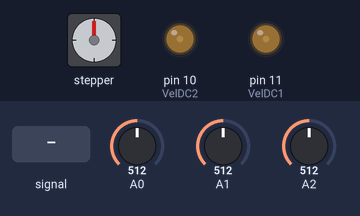
The sketch below on a simulated Arduino Uno, built with avr-gcc and run on an emulated ATmega328P. On the bench: stepper motor, output pins drawn as LEDs (lit = HIGH). Wiring (inferred from the names in the program): stepper motor (2048 steps per turn assumed): coils pin 4, pin 5, pin 6, pin 7. The inputs (shaded band) are chosen by the test bench; at power-on: A2 = 512, A0 = 512, A1 = 512. Pins used as bus, display or sensor lines are not drawn; what the sketch prints to the serial monitor is not drawn.

Above: at 1.2 s.
1.3 s: A1 fed a 200 Hz sine of ±255 counts around its level
4.3 s: A2 set to 669
7.3 s: A2 set to 690
Timing chart, 0 to 10.3 s (numbered marks = the images above; inputs shaded):
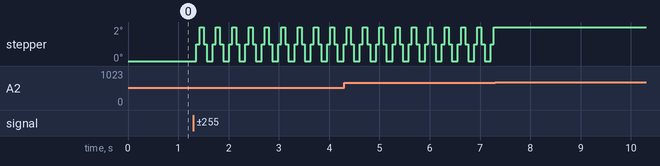

Measured:
- after the input at 1.3 s, stepper: 0° → 1° after 0.06 s, then repeats every 0.32 s: 2° 0.08 s, 1° 0.06 s, 0° 0.12 s, 1° 0.06 s
- after the input at 7.3 s, stepper: stops changing and stays 2°

The sketch:

Nikon_all_arduino1.ino
```cpp
//motori DC
const int DC1ap = 12;
const int DC1an = 13;
const int VelDC1 = 11;
const int DC2ap = 8;
const int DC2an = 9;
const int VelDC2 = 10;
//motore step-to-step
const int a1 = 4;//rosso IN1
const int a2 = 5;//nero IN2
const int b1 = 6;//blue IN3
const int b2 = 7;//verde IN4
int VelStS = 10;
//telecomando
const int tele = 3;

void dcOra(int mA, int mB){
  digitalWrite(mA, LOW);
  digitalWrite(mB, HIGH);
}

void dcAnti(int mA, int mB){
  digitalWrite(mA, HIGH);
  digitalWrite(mB, LOW);
}

void dcStop(int mA, int mB){
  digitalWrite(mA, LOW);
  digitalWrite(mB, LOW);
}

void step (boolean vala1, boolean valb1, boolean vala2, boolean valb2){
digitalWrite(a1, vala1);
digitalWrite(b1, valb1);
digitalWrite(a2, vala2);
digitalWrite(b2, valb2);
}

void StSOra(int times) {
for (int i=0; i <= times; i++){
step(HIGH, LOW, LOW, LOW);
delay(VelStS);
step(LOW, LOW, HIGH, LOW);
delay(VelStS);
step(LOW, HIGH, LOW, LOW);
delay(VelStS);
step(LOW, LOW, LOW, HIGH);
delay(VelStS);}
}

void StSanti(int times) {
for (int i=0; i <= times; i++){
step(LOW, LOW, HIGH, LOW);
delay(VelStS);
step(HIGH, LOW, LOW, LOW);
delay(VelStS);
step(LOW, LOW, LOW, HIGH);
delay(VelStS);
step(LOW, HIGH, LOW, LOW);
delay(VelStS);}
}

void scatta(int tempo){
  Serial.println("scatto");
  digitalWrite(tele, 1);
  delay(tempo);
  digitalWrite(tele, 0);
  delay(tempo);
}

void setup() {
  Serial.begin(115200);
  delay(10);
  pinMode(DC1ap, OUTPUT); //IN1 del modulo L298N
  pinMode(DC1an, OUTPUT); //IN2 del modulo L298N
  pinMode(VelDC1, OUTPUT); //Valore PWM del pin EN1
  pinMode(DC2ap, OUTPUT); //IN3 del modulo L298N
  pinMode(DC2an, OUTPUT); //IN4 del modulo L298N
  pinMode(VelDC2, OUTPUT); //Valore PWM del pin EN1
  analogWrite(VelDC1, 40);
  analogWrite(VelDC2, 40);
  pinMode(a1, OUTPUT);
  pinMode(a2, OUTPUT);
  pinMode(b1, OUTPUT);
  pinMode(b2, OUTPUT);
  step(LOW, LOW, LOW, LOW);
}

void loop() {
  int valScatto = analogRead(A2);
  valScatto = map(valScatto, 0, 1023, 0, 3);
  Serial.println(valScatto);
  if(valScatto == 0){
    scatta(1000);
    delay(10000);
    }
  if(valScatto == 2){
    scatta(3000);
    }
  int valMotDC = analogRead(A0);
  valMotDC = map(valMotDC, 0, 1023, 0, 3);
  if(valMotDC == 1){
    dcStop(DC2ap, DC2an);
    }
  if(valMotDC == 0){
    dcAnti(DC2ap, DC2an);
    }
  if(valMotDC == 2){
    dcOra(DC2ap, DC2an);
    }
  int valMotStS = analogRead(A1);
  valMotStS = map(valMotStS, 0, 1023, 0, 3);
  if(valMotStS == 1){
    step(LOW, LOW, LOW, LOW);
    }
  if(valMotStS == 0){
    StSanti(1);
    }
  if(valMotStS == 2){
    StSOra(1);
    }
}
```
